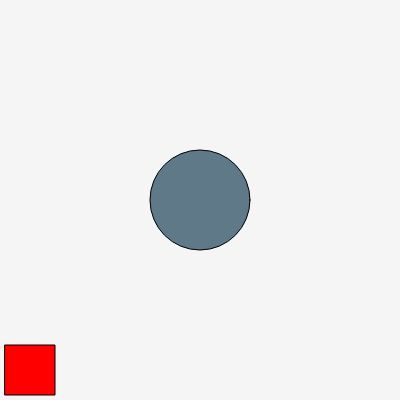
Frame 1 (no input)
Frame 60 (no input): identical to frame 1, image omitted
Frame 120 (the mouse pressed at the canvas centre since frame 60): identical to frame 1, image omitted

The p5.js sketch that drew this single still picture (run headless with seeded random() and noise() and a simulated clock; from frame 60 on, the mouse is pressed at the canvas centre):

// p5.js sketch
// ── sketch.js
let movX = 5;
let movY = 345;
let medRect = 50;
let originalMovY = movY;
let circX = 200;
let circY = 200;
let diametro = 100


function setup() {
    createCanvas(400, 400);
    background(245);
    fill(255, 0, 0);
    rect(movX, movY, medRect, medRect);
    fill(96, 121, 137)
    ellipse(circX, circY, diametro, diametro);
}

function keyPressed() {

    let newMovX = movX;
    let newMovY = movY;

    if (keyCode === UP_ARROW) {
        newMovY -= 5;
    } else if (keyCode === DOWN_ARROW) {
        newMovY += 5;
    } else if (keyCode === LEFT_ARROW) {
        newMovX -= 5;
    } else if (keyCode === RIGHT_ARROW) {
        newMovX += 5;
    }

    let distance = dist(newMovX + medRect / 10, newMovY + medRect / 10, circX, circY);

    if (distance > diametro) {
        movX = newMovX;
        movY = newMovY;
    }

    background(245);

    fill(255, 0, 0);
    rect(movX, movY, 50, 50);

    fill(96, 121, 137)
    ellipse(circX, circY, 100, 100);
}



function draw() {

}
